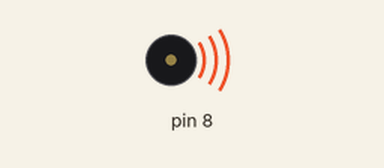
This sketch was run on a simulated Arduino Uno, built with avr-gcc and run on an emulated ATmega328P. Parts: buzzer (waves = sounding).

Above: at 0.1 s.
At 34.2 s:
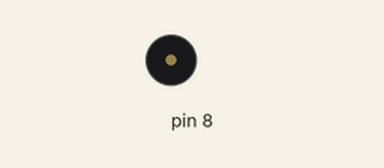
Timing chart, 0 to 35.7 s (numbered marks = the images above):
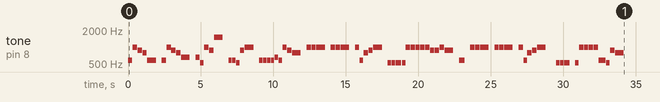

The sketch:

codigomusica.ino
```cpp
 #define A 880
 #define B 987
 #define C 523
 #define D 587
 #define E 659
 #define F 698
 #define G 783
 #define FS 1479.98
 #define R 0

int tempo = 180;


int melody[] = {


  D, 4, B, 4, A, 4, G, 4,
  D, 2, R, 4, D, 4, B, 4,
  A, 4, G, 4, E, 2, R, 4,
  E, 4, C, 5, B, 4, A, 4, FS, 2,
  R, 4, D, 5, D, 5, C, 5,
  A, 4, B, 2, R, 4, D, 5,
  D, 5, D, 5, D, 5, E, 5,
  D, 5, B, 4, A, 4, G, 2,
  R, 4, B, 4, B, 4, B, 2,
  R, 4, B, 4, B, 4, B, 2,
  R, 4, B, 4, D, 5 , G, 4, A, 4,
  B, 2, R, 4, C, 5, C, 5,
  C, 3, C, 5, B, 4, B, 4,
  B, 4, B, 4, B, 4, A, 4,
  A, 4, B, 4, A, 2, R, 4,
  D, 3, R, 4, B, 4, B, 4,
  B, 2, R, 4, B, 4, B, 4,
  B, 2, R, 4, B, 4, D, 5,
  G, 4, A, 4, B, 2, R, 4,
  R, 4, C, 5, C, 5, C, 3,
  R, 4, C, 5, B, 4, B, 4,
  B, 4, B, 4, D, 5, D, 5,
  C, 5, A, 4, G, 2

};


int notes = sizeof(melody) / sizeof(melody[0]) / 2;


int wholenote = (60000 * 4) / tempo;

int divider = 0, noteDuration = 0;

void setup() {


  for (int thisNote = 0; thisNote < notes * 2; thisNote = thisNote + 2) {


    divider = melody[thisNote + 1];
    if (divider > 0) {

      noteDuration = (wholenote) / divider;
    } else if (divider < 0) {
      // dotted notes are represented with negative durations!!
      noteDuration = (wholenote) / abs(divider);
      noteDuration *= 1.5; // increases the duration in half for dotted notes
    }

    // we only play the note for 90% of the duration, leaving 10% as a pause
    tone(8, melody[thisNote], noteDuration * 0.9);

    // Wait for the specief duration before playing the next note.
    delay(noteDuration);

    // stop the waveform generation before the next note.
    noTone(8);
  }
}

void loop() {
  // put your main code here, to run repeatedly:

}
```
